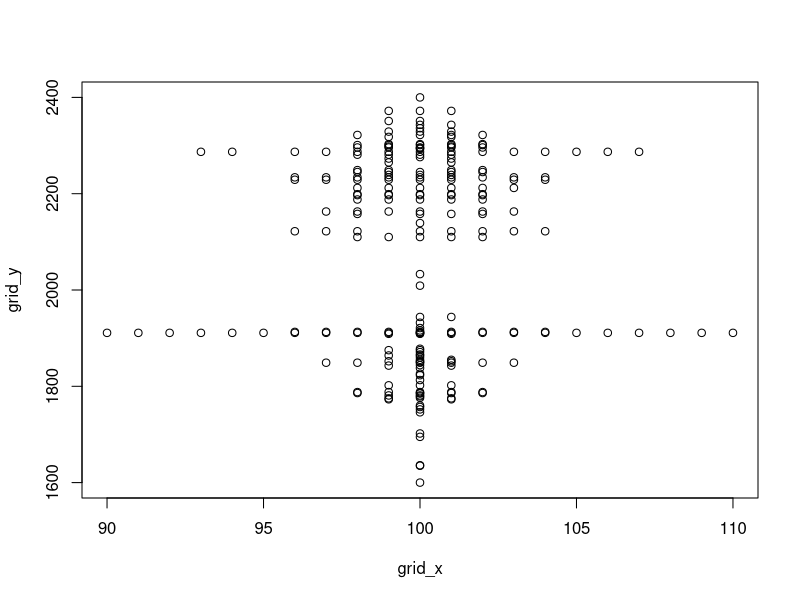

Recreate this plot in R. (Note: this script raises an error after producing the figure.)
# Grid the summer flounder samples on the center line of a long, skinny lattice for use in IBDSim
# Use the distance from Cape Hatteras as the y-location in the lattice

library(here)
library(data.table)

meta <- fread(here("data", "pade_metadata.txt"))

xy <- meta[, .(PinskyID, lon, lat, dist)] # dist = great circle distance from a southern point (km)
max(xy$dist)

# Aim for grid with 1 million points, 40% buffer on all edges
# We'll use 200 x 4000: width is 5% of length
# to match 100 km wide x 1900 km continental shelf on east coast of us
# So buffer of 1600 on either end of the y-direction
xy$grid_y <- round((xy$dist - min(xy$dist))/diff(range(xy$dist))*800+1600)
xy$grid_x <- 100 # all samples in the middle

# y grid range for samples should be 1600 to 2400
range(xy$grid_y)

# Space the samples away from the center line if they share the same y-coord
ys <- sort(unique(xy$grid_y))
for(i in 1:length(ys)){
    n <- xy[grid_y == ys[i], .N] # find number of points that share this y-coord
    if(n > 1){
        xy[grid_y == ys[i], grid_x := sample(-floor(n/2):floor(n/2)+100, n, replace = FALSE)] # sample new x-coords around the center line
    }
}
          
# Plot
xy[, plot(grid_x, grid_y)]

# x grid range for samples should be 80 to 120
range(xy$grid_x)

# Location of Cape Hatteras in grid coords
round((864 - min(xy$dist))/diff(range(xy$dist))*800+1600) # 1944; 864 and below is south of Hatteras while any distance above 864 is north of Hatteras

# write out
write.csv(xy[order(grid_y), .(PinskyID, grid_x, grid_y)], file = here('output', 'pade_gridlocations_buffer40.csv'), row.names = FALSE)
